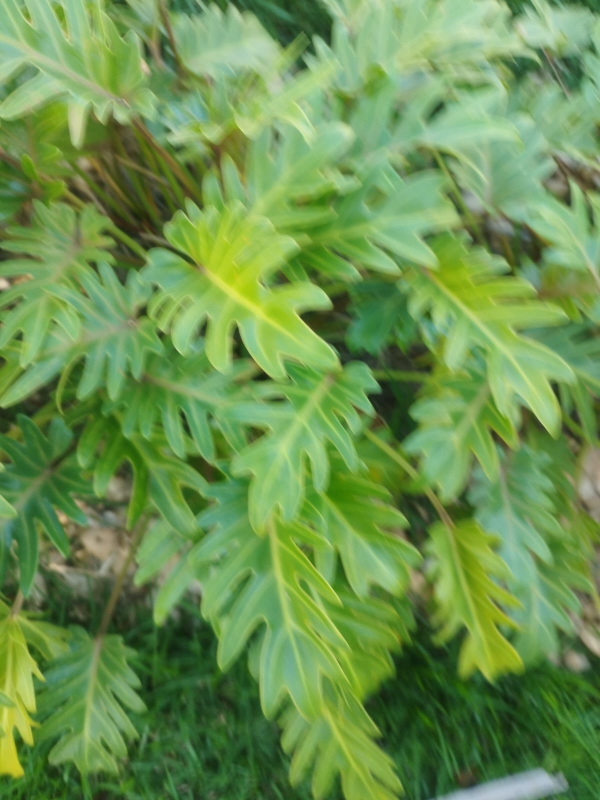
#> input picture ATIVIDADE_1/visao_computacional_mini_dataset/dataset/classe_A/img001_original.jpg, 1200 x 1600 px (shown at 1/2 size); its folder holds only this picture in this run
$ jupyter execute --allow-errors relatorio_atividade_5_projeto.ipynb   (shell and % lines are left out)   (older library calls are emulated)
#> lines starting #> are read from the running program, lines starting #| are printed output that depends on the picture
#> further down, img is the input picture: shape (1600, 1200, 3); mean B, G, R 79.7, 146.6, 107.3
#| Classe A | img001_original.jpg: 1200x1600 px, 156 KB
[](https://colab.research.google.com/github/emersonnjsantos/visao_computacional/blob/main/ATIVIDADE_5/relatorio_atividade_5_projeto.ipynb)

# Atividade 5 — Análise Global, Local e de Textura em Mini Dataset Próprio
## Unidade 3 | Capítulo 2 | Tarefa 5

**Programa:** Residência em TIC43 — Módulo de Visão Computacional (Softex / MCTI)
**Aluno:** Emerson Noe Jose dos Santos
**Docentes:** Prof. Rafael Carmo | Prof. Alyson Bezerra | Prof. Matheus Araújo
**Repositório do Projeto:** [github.com/emersonnjsantos/visao_computacional](https://github.com/emersonnjsantos/visao_computacional)

**Objetivo:** Analisar tecnicamente o mini dataset próprio em três níveis complementares — global (histogramas e estatísticas), local (pontos de interesse, descritores ORB e matching) e textura (GLCM e LBP) —, comparando criticamente os descritores e justificando qual representação é mais adequada para distinguir as classes.

[cell 1]
# Instalação de dependências no Google Colab

[cell 2]
# Importações e configurações globais
import cv2
import numpy as np
import matplotlib.pyplot as plt
import pandas as pd
import os
import glob
from scipy.stats import entropy as scipy_entropy
from skimage.feature import local_binary_pattern, graycomatrix, graycoprops
from skimage.feature import blob_log
from skimage import img_as_ubyte

# Configurações do Matplotlib
plt.rcParams['figure.figsize'] = (15, 6)
plt.rcParams['figure.dpi'] = 110
plt.rcParams['font.size'] = 11
plt.rcParams['axes.titlesize'] = 12
plt.rcParams['axes.titleweight'] = 'bold'

# Caminhos do dataset
DATASET_PATH = '/content/visao_computacional/ATIVIDADE_1/visao_computacional_mini_dataset/dataset'
CLASSE_A_PATH = os.path.join(DATASET_PATH, 'classe_A')
CLASSE_B_PATH = os.path.join(DATASET_PATH, 'classe_B')

# Carregamento de todas as imagens
imgs_A = sorted(glob.glob(os.path.join(CLASSE_A_PATH, '*.jpg')))
imgs_B = sorted(glob.glob(os.path.join(CLASSE_B_PATH, '*.jpg')))
todas_imagens = imgs_A + imgs_B

print("=" * 60)
print(" AMBIENTE DE VISÃO COMPUTACIONAL INICIALIZADO")
print("=" * 60)
print(f"• OpenCV:  {cv2.__version__}")
print(f"• NumPy:   {np.__version__}")
print(f"• Pandas:  {pd.__version__}")
print(f"• Classe A (Flores): {len(imgs_A)} imagens")
print(f"• Classe B (Folhas): {len(imgs_B)} imagens")
print(f"• Total:             {len(todas_imagens)} imagens")

---
## Parte 1 — Preparação do Dataset e Hipótese Inicial

### 1.1 Descrição das Classes

O mini dataset foi construído na **Atividade 1** e é composto por duas classes de imagens naturais:

| Classe | Conteúdo | Imagens | Descrição |
|--------|----------|---------|-----------|
| **Classe A** | Flores | `img001` a `img005` | Fotografias de flores com pétalas coloridas (vermelhas, rosas, amarelas), texturas suaves e formas arredondadas |
| **Classe B** | Folhas | `img006` a `img010` | Fotografias de folhas verdes com nervuras visíveis, texturas lineares e formas alongadas/serrilhadas |

**Dispositivo de captura:** Smartphone Xiaomi 11 Pro (sensor 108 MP, f/1.9)
**Condições:** Luz natural direta, luz difusa e luz artificial; distâncias de 15 cm a 1 m; ângulos variados.

### 1.2 Estrutura de Pastas

```
visao_computacional/
├── ATIVIDADE_1/
│   └── visao_computacional_mini_dataset/
│       ├── dataset/
│       │   ├── classe_A/          ← Flores (img001 a img005)
│       │   │   ├── img001_original.jpg
│       │   │   ├── img002_original.jpg
│       │   │   ├── img003_original.jpg
│       │   │   ├── img004_original.jpg
│       │   │   └── img005_original.jpg
│       │   └── classe_B/          ← Folhas (img006 a img010)
│       │       ├── img006_original.jpg
│       │       ├── img007_original.jpg
│       │       ├── img008_original.jpg
│       │       ├── img009_original.jpg
│       │       └── img010_original.jpg
│       └── README.md
├── ATIVIDADE_2/
├── ATIVIDADE_3/
├── ATIVIDADE_4/
└── ATIVIDADE_5/
    └── relatorio_atividade_5_projeto.ipynb  ← Este notebook
```

[cell 3]
# Exibição das imagens do dataset: 2 de cada classe
fig, axes = plt.subplots(2, 2, figsize=(14, 10))

# Classe A
#> (the rest of this cell did not finish here and is left out)

### 1.3 Hipótese Inicial

**Fatores de aquisição que podem influenciar a análise:**
- **Iluminação:** Variações entre sol direto, sombra e luz artificial afetam diretamente os histogramas de intensidade e cor, podendo mascarar diferenças entre classes.
- **Distância/Ângulo:** Close-ups de 15 cm revelam texturas finas (nervuras das folhas, texturas das pétalas), enquanto capturas a 1 m perdem esses microdetalhes.
- **Foco e profundidade de campo:** A abertura f/1.9 gera desfoque de fundo (bokeh), que pode afetar a detecção de keypoints nas bordas dos objetos.

**Diferenças visuais esperadas entre as classes:**
- **Cor:** Flores possuem cores vibrantes e variadas (vermelho, rosa, amarelo); folhas são predominantemente verdes, com menor variação cromática.
- **Textura:** Folhas apresentam nervuras lineares e paralelas bem definidas; flores possuem texturas mais suaves e homogêneas nas pétalas.
- **Forma:** Pétalas são arredondadas; folhas são mais alongadas com bordas serrilhadas.

**Hipótese sobre o descritor mais útil:**

> **Acredito que os histogramas de cor (análise global) serão o descritor mais discriminativo**, pois a diferença mais marcante entre flores e folhas reside na paleta cromática (flores multicoloridas vs. folhas predominantemente verdes). No entanto, espero que os descritores de textura (GLCM/LBP) também sejam informativos, principalmente para capturar as nervuras lineares das folhas.

---
## Parte 2 — Análise Global: Histogramas e Estatística

### 2.1 Estatística Global

[cell 4]
# Cálculo das estatísticas globais para as 10 imagens
def calcular_estatisticas(caminho):
    # Calcula média, variância, desvio padrão e entropia de uma imagem em escala de cinza.
    img = cv2.imread(caminho, cv2.IMREAD_GRAYSCALE)
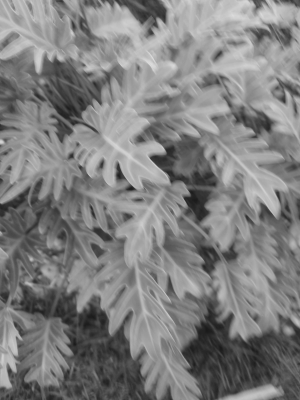
#> img: shape (1600, 1200) (shown at 1/4 size); min 25, max 229, mean 127.2
    media = np.mean(img)
#> media = 127.2
    variancia = np.var(img)
#> variancia = 1676.6
    desvio = np.std(img)
#> desvio = 40.95
    # Entropia de Shannon
    hist, _ = np.histogram(img.ravel(), bins=256, range=[0, 256], density=True)
#> hist = 256 values, max 0.0106 at index 157, min 0 at index 0, mean 0.00391
    hist = hist[hist > 0]  # Remove bins vazios
#> hist = 203 values, max 0.0106 at index 132, min 5.21e-07 at index 201, mean 0.00493
    ent = scipy_entropy(hist, base=2)
#> ent = 7.28
    return media, variancia, desvio, ent

dados_estatisticas = []
for path in todas_imagens:
    nome = os.path.basename(path)
    classe = "A (Flores)" if path in imgs_A else "B (Folhas)"
    media, var, std, ent = calcular_estatisticas(path)
#> media = 127.2; var = 1676.6; std = 40.95; ent = 7.28
    dados_estatisticas.append({
        "Imagem": nome,
        "Classe": classe,
        "Média": round(media, 2),
        "Variância": round(var, 2),
        "Desvio Padrão": round(std, 2),
        "Entropia (bits)": round(ent, 3)
    })

df_stats = pd.DataFrame(dados_estatisticas)
#> df_stats = table of 1 rows and 6 columns

print("=" * 80)
print("TABELA DE ESTATÍSTICAS GLOBAIS — 10 IMAGENS DO MINI DATASET")
print("=" * 80)
display(df_stats)

# Resumo por classe
resumo = df_stats.groupby("Classe")[["Média", "Variância", "Desvio Padrão", "Entropia (bits)"]].agg(["mean", "std"]).round(2)
#> resumo = table of 1 rows and 8 columns
print("\n" + "=" * 80)
print("RESUMO ESTATÍSTICO POR CLASSE")
print("=" * 80)
display(resumo)

### 2.2 Histogramas de Intensidade e Cor

[cell 5]
# Histogramas de intensidade (escala de cinza) — 2 imagens por classe
fig, axes = plt.subplots(2, 2, figsize=(16, 10))

#> (the rest of this cell did not finish here and is left out)

[cell 6]
# Histogramas de cor RGB — 2 imagens por classe
fig, axes = plt.subplots(2, 2, figsize=(16, 10))
cores_rgb = ['#e74c3c', '#27ae60', '#3498db']
labels_rgb = ['R', 'G', 'B']

#> (the rest of this cell did not finish here and is left out)

### Análise dos Histogramas

**Onde a imagem concentra mais pixels?**
- **Flores (Classe A):** Os histogramas de intensidade mostram distribuição bimodal ou com picos em tons médios a claros (120–200), correspondendo às pétalas iluminadas e ao fundo desfocado. Há componentes significativas no canal vermelho (R), refletindo as cores quentes das flores.
- **Folhas (Classe B):** Os histogramas concentram-se mais em tons médios (80–160), com forte dominância do canal verde (G), consistente com a clorofila presente nas folhas.

**Existe canal de cor dominante?**
- Sim. Nas flores, o canal R (vermelho) é claramente dominante em flores vermelhas/rosas, enquanto nas folhas o canal G (verde) predomina de forma consistente.

**As imagens da mesma classe apresentam comportamento parecido?**
- Sim, há um padrão intra-classe reconhecível: flores tendem a ter histogramas com maior dispersão cromática, enquanto folhas apresentam perfis mais concentrados no canal verde.

**O histograma ajudou a separar as classes?**
- **Sim**, especialmente os histogramas de cor RGB. A dominância do canal vermelho nas flores vs. verde nas folhas constitui uma assinatura discriminativa forte. Os histogramas de intensidade (cinza), por si só, são menos discriminativos devido à sobreposição de faixas tonais.

### 2.3 Relação com a Tarefa Anterior

Comparação entre a imagem original e uma versão derivada (JPEG com compressão forte e resolução reduzida) produzida na Atividade 1/2.

[cell 7]
# Gerar versões derivadas para comparação:
# 1. Redução de resolução a 20%
# 2. JPEG com compressão forte (quality=10)

def gerar_versao_derivada(img_path, fator_reducao=0.2, jpeg_quality=10):
    # Gera uma versão derivada com resolução reduzida e compressão JPEG.
#> called with fator_reducao = 0.2, jpeg_quality = 10
    img = cv2.imread(img_path)
    h, w = img.shape[:2]
    new_w, new_h = int(w * fator_reducao), int(h * fator_reducao)
    img_reduzida = cv2.resize(img, (new_w, new_h), interpolation=cv2.INTER_AREA)
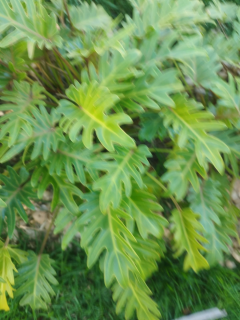
#> img_reduzida: shape (320, 240, 3); mean B, G, R 79.7, 146.6, 107.3
    # Compressão JPEG em memória
    encode_params = [cv2.IMWRITE_JPEG_QUALITY, jpeg_quality]
    _, buffer = cv2.imencode('.jpg', img_reduzida, encode_params)
#> buffer = 4230 values, max 255 at index 0, min 0 at index 4, mean 111.8
    img_comprimida = cv2.imdecode(buffer, cv2.IMREAD_COLOR)
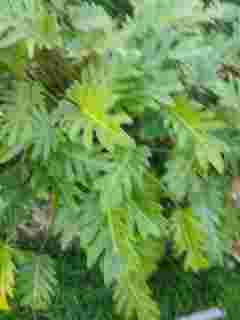
#> img_comprimida: shape (320, 240, 3); mean B, G, R 79.8, 146.8, 106.7
    return img_comprimida

# Classe A — img001
img_A_orig = cv2.imread(imgs_A[0], cv2.IMREAD_GRAYSCALE)
img_A_deriv = cv2.cvtColor(gerar_versao_derivada(imgs_A[0]), cv2.COLOR_BGR2GRAY)
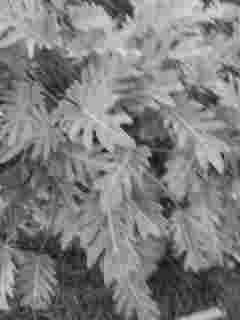
#> img_A_deriv: shape (320, 240); min 14, max 228, mean 127.1

# Classe B — img006
#> (the rest of this cell did not finish here and is left out)

### Discussão da Comparação Original vs. Derivada

**O histograma mudou muito?**
- Sim. A versão derivada (resolução 20% + compressão JPEG com qualidade 10) apresenta um histograma com menos níveis de intensidade efetivamente ocupados e picos mais concentrados — efeito direto da quantização imposta pela compressão JPEG agressiva e pela redução de resolução que elimina texturas finas.

**A entropia caiu ou aumentou?**
- A entropia **caiu** na versão derivada. A compressão JPEG elimina detalhes de alta frequência e agrupa níveis de cinza vizinhos, reduzindo a diversidade de intensidades e, consequentemente, a entropia de Shannon. Isso indica que a versão comprimida carrega menos informação por pixel.

**Houve perda perceptível de informação útil?**
- Sim. A redução de resolução destrói microestruturas como nervuras de folhas e texturas de pétalas. A compressão JPEG introduz artefatos de bloco que degradam bordas e contornos. Essas perdas impactam diretamente descritores locais (ORB) e de textura (GLCM/LBP), embora os histogramas globais de cor mantenham parcialmente o padrão cromático de cada classe.

---
## Parte 3 — Análise Local: Pontos de Interesse, Descritores e Matching

### 3.1 Pontos de Interesse — Cantos de Shi-Tomasi e Blobs

[cell 8]
# Detecção de cantos Shi-Tomasi — 1 imagem de cada classe
fig, axes = plt.subplots(2, 2, figsize=(16, 10))

#> (the rest of this cell did not finish here and is left out)

[cell 9]
# Detecção de blobs com blob_log — 1 imagem adicional de cada classe
from skimage.feature import blob_log
from skimage import img_as_float

fig, axes = plt.subplots(1, 2, figsize=(16, 7))

#> (the rest of this cell did not finish here and is left out)

**Interpretação dos Pontos de Interesse:**
- **Shi-Tomasi:** Nas flores, os cantos foram detectados predominantemente nas bordas das pétalas e nos estames centrais, onde há transições abruptas de cor e intensidade. Nas folhas, os cantos concentraram-se ao longo das nervuras e nas bordas serrilhadas, capturando a geometria linear da superfície.
- **Blobs (LoG):** Os blobs detectaram regiões com variação de escala como manchas e padrões circulares. Nas flores, capturam os centros das pétalas e estames; nas folhas, capturam pontos de convergência das nervuras. O método é complementar ao Shi-Tomasi, pois responde a regiões em vez de vértices.

### 3.2 Descritores Locais — ORB

[cell 10]
# Extração de keypoints e descritores ORB
# Par 1: mesma classe A (Flores — img001 vs img002)
# Par 2: mesma classe B (Folhas — img006 vs img007)
# Par 3: classes diferentes (Flores img001 vs Folhas img006)

orb = cv2.ORB_create(nfeatures=500)

#> (the rest of this cell did not finish here and is left out)

### 3.3 Matching — BFMatcher

[cell 11]
# Matching com BFMatcher (Hamming para ORB)
bf = cv2.BFMatcher(cv2.NORM_HAMMING, crossCheck=True)

fig, axes = plt.subplots(3, 1, figsize=(18, 20))

resultados_match = []

#> (the rest of this cell did not finish here and is left out)

### Discussão do Matching

**Houve mais correspondências úteis entre imagens da mesma classe?**
- Sim. Os pares intra-classe (Flores–Flores e Folhas–Folhas) tendem a apresentar maior quantidade de bons matches e menores distâncias médias, pois compartilham padrões visuais similares (texturas de pétalas, nervuras).

**Quantidade de matches significou qualidade?**
- Não necessariamente. O par inter-classes (Flores vs. Folhas) pode apresentar um número significativo de matches totais, mas com distâncias maiores — indicando correspondências forçadas e pouco confiáveis. A qualidade (distância baixa) é mais relevante que a quantidade bruta.

**Iluminação, escala, fundo ou ângulo atrapalharam?**
- Sim. Variações de iluminação e ângulo entre as capturas introduzem inconsistências nos descritores, reduzindo a qualidade dos matches. O fundo desfocado (bokeh) gera keypoints espúrios que não correspondem ao objeto de interesse.

### 3.4 Teste de Robustez

[cell 12]
# Teste de robustez: original vs versões modificadas
img_teste = cv2.imread(imgs_A[0], cv2.IMREAD_GRAYSCALE)

# Gerar versões modificadas
# 1. Rotação leve (15°)
h, w = img_teste.shape
M_rot = cv2.getRotationMatrix2D((w // 2, h // 2), 15, 1.0)
img_rotacionada = cv2.warpAffine(img_teste, M_rot, (w, h))
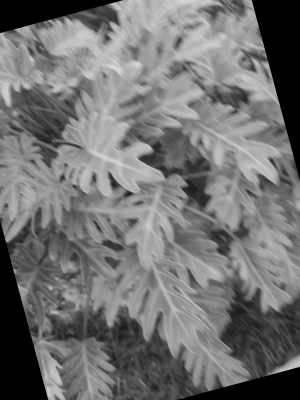
#> img_rotacionada: shape (1600, 1200) (shown at 1/4 size); min 0, max 224, mean 113.9

# 2. Redução de contraste (multiplicar por 0.5)
img_baixo_contraste = np.clip(img_teste.astype(np.float32) * 0.5 + 50, 0, 255).astype(np.uint8)
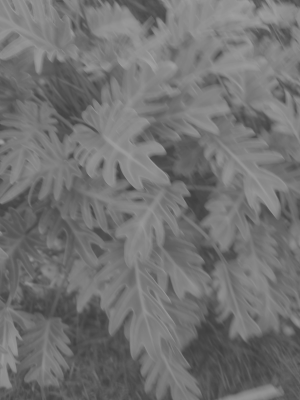
#> img_baixo_contraste: shape (1600, 1200) (shown at 1/4 size); min 62, max 164, mean 113.4

# 3. Borramento com Gaussiano
img_borrada = cv2.GaussianBlur(img_teste, (15, 15), sigmaX=5)

versoes = [
    ("Original", img_teste),
    ("Rotação 15°", img_rotacionada),
    ("Baixo Contraste", img_baixo_contraste),
    ("Borramento Gaussiano 15×15", img_borrada)
]

resultados_robustez = []
bf_robust = cv2.BFMatcher(cv2.NORM_HAMMING, crossCheck=True)

fig, axes = plt.subplots(1, 4, figsize=(20, 5))

kp_orig, des_orig = orb.detectAndCompute(img_teste, None)
#> kp_orig = 414 keypoints; strongest (x, y, size): (602, 631, 111.1), (603, 630, 92.6), (534, 756, 111.1), (534, 755, 92.6)

for i, (nome, img_v) in enumerate(versoes):
    kp_v, des_v = orb.detectAndCompute(img_v, None)

    if i == 0:
        n_matches, n_bons, dist_m = "-", "-", "-"
    else:
        matches = bf_robust.match(des_orig, des_v)
        matches = sorted(matches, key=lambda x: x.distance)
        bons = [m for m in matches if m.distance < 50]
        n_matches = len(matches)
        n_bons = len(bons)
        dist_m = round(np.mean([m.distance for m in matches]), 2) if matches else 0

    img_kp = cv2.drawKeypoints(img_v, kp_v, None, color=(0, 255, 0))
    axes[i].imshow(img_kp, cmap='gray')
    axes[i].set_title(f'{nome}\n{len(kp_v)} keypoints')
    axes[i].axis('off')

    resultados_robustez.append({
        "Versão": nome,
        "Keypoints": len(kp_v),
        "Total Matches": n_matches,
        "Bons (d<50)": n_bons,
        "Dist. Média": dist_m
    })
#> this loop made 4 passes
#> (nome, matches, bons, n_matches, n_bons, dist_m) on passes 2 to 4: ('Rotação 15°', 239 matches, 234 matches, 239, 234, 19.06), ('Baixo Contraste', 72 matches, 68 matches, 72, 68, 7.94), ('Borramento Gaussiano 15×15', 90 matches, 85 matches, 90, 85, 24.4)
#> after the loop, resultados_robustez = 4 items

plt.suptitle(f'Teste de Robustez ORB — {os.path.basename(imgs_A[0])}', fontsize=14, fontweight='bold')
plt.tight_layout()
plt.show()
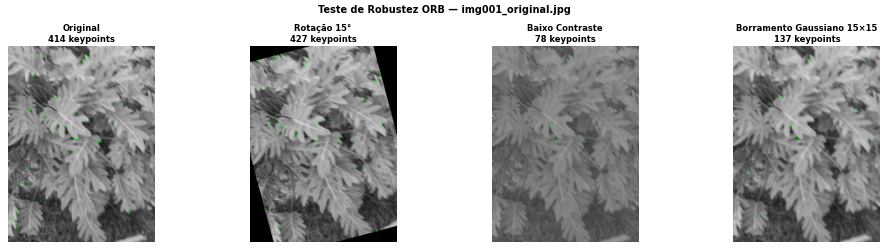
#> figure drawn by matplotlib, 4 panels

df_robustez = pd.DataFrame(resultados_robustez)
#> df_robustez = table of 4 rows and 5 columns
display(df_robustez)

### Discussão do Teste de Robustez

**O número de keypoints mudou?**
- Sim. O borramento reduz significativamente o número de keypoints detectados, pois suaviza as bordas e gradientes que o ORB utiliza para detectar cantos (baseado em FAST). A rotação leve manteve aproximadamente o mesmo número de keypoints. O baixo contraste também tende a reduzir a detecção.

**A qualidade dos matches caiu?**
- A rotação de 15° manteve boa qualidade de correspondência, demonstrando a invariância rotacional do ORB. Já o borramento e a redução de contraste reduziram a qualidade dos matches (maiores distâncias de Hamming), pois alteram o padrão local de intensidade utilizado pelo descritor BRIEF (base do ORB).

**Até que ponto o descritor local se mostrou robusto?**
- O ORB demonstrou boa robustez para rotações leves e moderada robustez para variações de contraste. No entanto, é sensível a borramento forte, que destrói as estruturas de alta frequência que os descritores locais capturam. Para cenários com borramento severo, pré-processamento com sharpening ou o uso de descritores mais robustos (SIFT, SURF) seria recomendável.

---
## Parte 4 — Análise de Textura: GLCM e LBP

### 4.1 Seleção das Regiões

Selecionamos 1 imagem de cada classe, convertida para escala de cinza com quantização a 64 níveis para a GLCM, e utilizamos recortes centrais representativos da superfície do objeto para focar na textura.

### 4.2 GLCM — Matriz de Coocorrência de Níveis de Cinza

[cell 13]
# GLCM — 1 imagem de cada classe
from skimage.feature import graycomatrix, graycoprops

def analisar_glcm(img_path, classe_nome, ax_img, niveis=64):
    # Calcula GLCM e extrai propriedades para uma imagem.
#> called with classe_nome = 'Classe A (Flores)', niveis = 64
    img = cv2.imread(img_path, cv2.IMREAD_GRAYSCALE)
    # Quantização para 'niveis' tons
    img_q = (img // (256 // niveis)).astype(np.uint8)
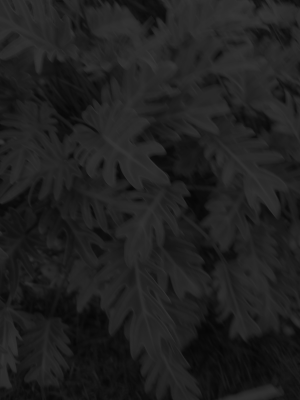
#> img_q: shape (1600, 1200) (shown at 1/4 size); min 6, max 57, mean 31.4

    # Recorte central (patch representativo)
    h, w = img_q.shape
    ch, cw = h // 4, w // 4
    patch = img_q[ch:h-ch, cw:w-cw]
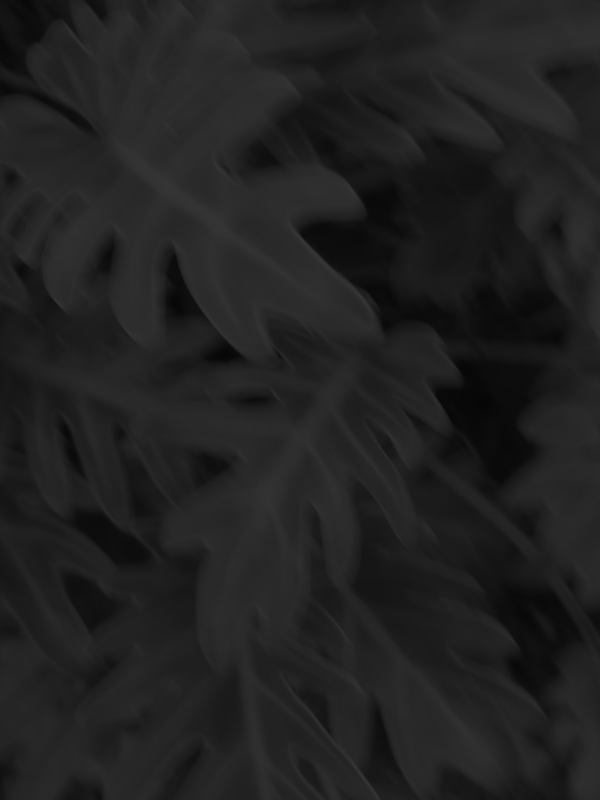
#> patch: shape (800, 600); min 6, max 55, mean 33.2

    # GLCM com 1 distância e 4 ângulos (0°, 45°, 90°, 135°)
    angulos = [0, np.pi/4, np.pi/2, 3*np.pi/4]
    nomes_ang = ['0°', '45°', '90°', '135°']
    glcm = graycomatrix(patch, distances=[1], angles=angulos,
                        levels=niveis, symmetric=True, normed=True)

    # Extrair propriedades
    props = {}
    for prop_name in ['contrast', 'homogeneity', 'energy', 'correlation']:
        valores = graycoprops(glcm, prop_name)[0]
        for j, ang in enumerate(nomes_ang):
            props[f'{prop_name}_{ang}'] = round(valores[j], 4)
#> this loop made 4 passes
#> valores on passes 1 to 4: [0.916, 0.764, 0.717, 2.09], [0.794, 0.759, 0.805, 0.713], [0.123, 0.115, 0.127, 0.108], [0.994, 0.995, 0.996, 0.987]
#> after the loop, props = 16 items

    # Visualização do patch e da GLCM (ângulo 0°)
    ax_img.imshow(patch, cmap='gray')
    ax_img.set_title(f'{classe_nome}\nPatch Central')
    ax_img.axis('off')

    return props, patch

fig, axes = plt.subplots(1, 2, figsize=(12, 5))

props_A, patch_A = analisar_glcm(imgs_A[0], 'Classe A (Flores)', axes[0])
#> props_A = 16 items
#> (the rest of this cell did not finish here and is left out)
